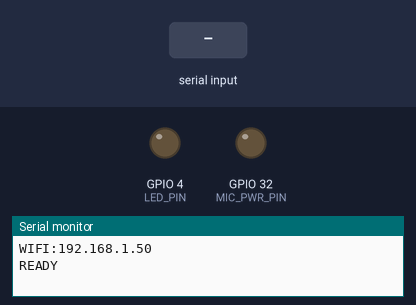
Recording of a sketch running on a simulated ESP32. Shown: output pins drawn as LEDs (lit = HIGH), the last lines printed to the serial monitor. Dashed ring = blinking. The test bench sets the inputs (shaded band). WiFi joins after 1.5 s; servers stay silent unless stated; I2S audio is not simulated (input reads silence); uploads are accepted with an empty reply.

Above: at 2.7 s.
2.8 s: "BLINK\n" received over Serial
At 2.9 s:
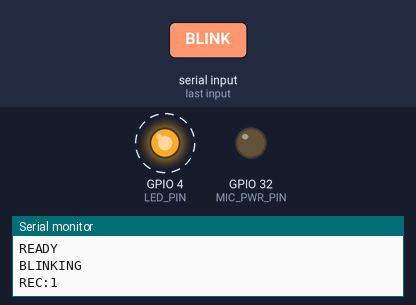
At 5.7 s:
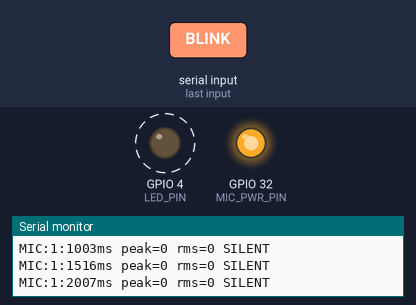
5.8 s: "DONT_BLINK\n" received over Serial
At 7.1 s:
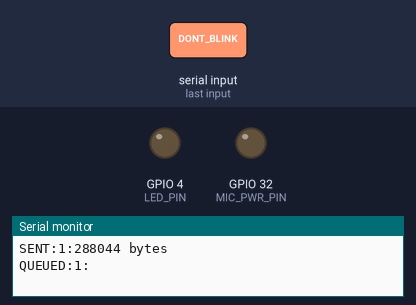
Timing chart, 0 to 8.8 s (numbered marks = the images above; inputs shaded):
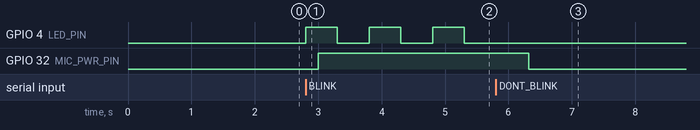

Measured:
- after the input at 2.8 s, GPIO 4 (LED_PIN): alternates HIGH for 0.50 s and LOW for 0.50 s, starting at once; GPIO 32 (MIC_PWR_PIN): LOW → HIGH after 0.20 s
- after the input at 5.8 s, GPIO 4 (LED_PIN): stops changing and stays LOW

The sketch:

birdnet_trigger.ino
```cpp
#include <WiFi.h>
#include <driver/i2s.h>

// ---------- WiFi / server ----------
const char* WIFI_SSID     = "Parashar";
const char* WIFI_PASSWORD = "getyourownwifi";
const char* SERVER_HOST   = "10.86.178.50";   // laptop's WiFi IP
const int   SERVER_PORT   = 5000;

// ---------- Pins ----------
const int LED_PIN     = 4;
const int MIC_PWR_PIN = 32;   // -> 10k -> BJT base
const int I2S_SCK     = 26;
const int I2S_WS      = 25;
const int I2S_SD      = 33;
const i2s_port_t I2S_PORT = I2S_NUM_0;

// ---------- Audio ----------
const uint32_t SAMPLE_RATE    = 48000;
const uint32_t RECORD_SECONDS = 3;
const uint32_t WARMUP_MS      = 250;   // mic start-up noise, thrown away
const int      GAIN_SHIFT     = 14;    // 16 = no gain, 14 = 4x louder
const uint32_t LOG_EVERY_MS   = 500;   // print a MIC level line this often while recording
const int32_t  SILENT_PEAK    = 20;    // peak below this = mic is giving nothing
const i2s_channel_fmt_t MIC_CHANNEL = I2S_CHANNEL_FMT_ONLY_LEFT;  // try ONLY_RIGHT if LEVEL is always 0

// ---------- Behaviour ----------
const unsigned long BLINK_MS    = 500;
const unsigned long COOLDOWN_MS = 15000;  // ignore new BLINKs for 15 s after a recording

volatile bool busy = false;
volatile unsigned long lastRecordEnd = 0;
int recCount = 0;
bool i2sInstalled = false;

bool blinking = false;
bool ledOn = false;
unsigned long lastToggle = 0;
String serialLine = "";

static int32_t i2sBuf[1024];
static int16_t pcmBuf[1024];

// ================= Helpers =================

String jsonValue(const String& json, const String& key) {
  int k = json.indexOf("\"" + key + "\"");
  if (k < 0) return "";
  int colon = json.indexOf(':', k);
  if (colon < 0) return "";
  int start = colon + 1;
  while (start < (int)json.length() && json[start] == ' ') start++;
  if (json[start] == '"') {
    int end = json.indexOf('"', start + 1);
    return json.substring(start + 1, end);
  }
  int end = start;
  while (end < (int)json.length() && json[end] != ',' && json[end] != '}') end++;
  return json.substring(start, end);
}

void connectWifi() {
  if (WiFi.status() == WL_CONNECTED) return;
  WiFi.mode(WIFI_STA);
  WiFi.setSleep(false);   // modem sleep stalls the upload long enough to drop I2S audio
  WiFi.begin(WIFI_SSID, WIFI_PASSWORD);
  unsigned long start = millis();
  while (WiFi.status() != WL_CONNECTED && millis() - start < 10000) delay(250);
  if (WiFi.status() == WL_CONNECTED) Serial.println("WIFI:" + WiFi.localIP().toString());
  else Serial.println("WIFI:FAILED");
}

void put16(uint8_t* p, uint16_t v) { p[0] = v; p[1] = v >> 8; }
void put32(uint8_t* p, uint32_t v) { p[0] = v; p[1] = v >> 8; p[2] = v >> 16; p[3] = v >> 24; }

void makeWavHeader(uint8_t* h, uint32_t dataBytes) {
  memcpy(h, "RIFF", 4);      put32(h + 4, 36 + dataBytes);
  memcpy(h + 8, "WAVE", 4);
  memcpy(h + 12, "fmt ", 4); put32(h + 16, 16);
  put16(h + 20, 1);                 // PCM
  put16(h + 22, 1);                 // mono
  put32(h + 24, SAMPLE_RATE);
  put32(h + 28, SAMPLE_RATE * 2);   // byte rate
  put16(h + 32, 2);                 // block align
  put16(h + 34, 16);                // bits per sample
  memcpy(h + 36, "data", 4); put32(h + 40, dataBytes);
}

// ================= Mic power + I2S =================

void micOff() {
  if (i2sInstalled) {
    i2s_driver_uninstall(I2S_PORT);
    i2sInstalled = false;
  }
  // Release the signal pins BEFORE cutting the mic's ground,
  // so the mic can't be back-powered through SCK/WS.
  pinMode(I2S_SCK, INPUT);
  pinMode(I2S_WS, INPUT);
  pinMode(I2S_SD, INPUT);
  digitalWrite(MIC_PWR_PIN, LOW);
}

bool micOn() {
  digitalWrite(MIC_PWR_PIN, HIGH);   // BJT on -> mic powered
  delay(50);

  i2s_config_t cfg = {};
  cfg.mode = (i2s_mode_t)(I2S_MODE_MASTER | I2S_MODE_RX);
  cfg.sample_rate = SAMPLE_RATE;
  cfg.bits_per_sample = I2S_BITS_PER_SAMPLE_32BIT;
  cfg.channel_format = MIC_CHANNEL;
  cfg.communication_format = I2S_COMM_FORMAT_STAND_I2S;
  cfg.dma_buf_count = 8;
  cfg.dma_buf_len = 1024;

  if (i2s_driver_install(I2S_PORT, &cfg, 0, NULL) != ESP_OK) { micOff(); return false; }
  i2sInstalled = true;

  i2s_pin_config_t pins = {};
  pins.mck_io_num   = I2S_PIN_NO_CHANGE;
  pins.bck_io_num   = I2S_SCK;
  pins.ws_io_num    = I2S_WS;
  pins.data_out_num = I2S_PIN_NO_CHANGE;
  pins.data_in_num  = I2S_SD;
  if (i2s_set_pin(I2S_PORT, &pins) != ESP_OK) { micOff(); return false; }

  i2s_zero_dma_buffer(I2S_PORT);

  // Throw away the start-up pop.
  uint32_t toDiscard = SAMPLE_RATE * WARMUP_MS / 1000;
  while (toDiscard > 0) {
    size_t br = 0;
    i2s_read(I2S_PORT, i2sBuf, sizeof(i2sBuf), &br, portMAX_DELAY);
    uint32_t got = br / 4;
    toDiscard -= (got < toDiscard) ? got : toDiscard;
  }
  return true;
}

// ================= HTTP =================

int readResponse(WiFiClient& client, String& body) {
  unsigned long start = millis();
  while (client.connected() && !client.available()) {
    if (millis() - start > 10000) return -5;   // server only saves the file, should be quick
    delay(10);
  }
  String status = client.readStringUntil('\n');      // "HTTP/1.1 200 OK"
  int code = status.length() >= 12 ? status.substring(9, 12).toInt() : -6;

  while (client.connected() || client.available()) {  // skip headers
    String h = client.readStringUntil('\n');
    if (h == "\r" || h.length() == 0) break;
  }
  start = millis();
  while ((client.connected() || client.available()) && millis() - start < 5000) {
    while (client.available()) body += (char)client.read();
    delay(5);
  }
  return code;
}

// Records audio and streams it straight to the server (never all in RAM).
// Returns HTTP status, or a negative number on failure (err says why).
int recordAndSend(int n, String& body, String& err) {
  WiFiClient client;
  if (!client.connect(SERVER_HOST, SERVER_PORT)) { err = "server unreachable"; return -1; }

  Serial.println("MIC:" + String(n) + ":ON");
  if (!micOn()) { err = "i2s start failed"; client.stop(); return -2; }

  const uint32_t dataBytes = RECORD_SECONDS * SAMPLE_RATE * 2;
  client.printf("POST /upload?n=%d HTTP/1.1\r\n", n);
  client.printf("Host: %s:%d\r\n", SERVER_HOST, SERVER_PORT);
  client.print("Content-Type: audio/wav\r\n");
  client.printf("Content-Length: %u\r\n", (unsigned)(dataBytes + 44));
  client.print("Connection: close\r\n\r\n");

  uint8_t header[44];
  makeWavHeader(header, dataBytes);
  client.write(header, 44);

  uint32_t sent = 0;
  int32_t peak = 0;
  // Level of the current LOG_EVERY_MS window, so you can see the mic react live.
  const uint32_t windowSamples = SAMPLE_RATE * LOG_EVERY_MS / 1000;
  uint32_t winCount = 0;
  int32_t winPeak = 0;
  double winSumSq = 0;
  unsigned long recStart = millis();
  while (sent < dataBytes) {
    size_t br = 0;
    i2s_read(I2S_PORT, i2sBuf, sizeof(i2sBuf), &br, portMAX_DELAY);
    uint32_t samples = br / 4;
    uint32_t remaining = (dataBytes - sent) / 2;
    if (samples > remaining) samples = remaining;

    for (uint32_t i = 0; i < samples; i++) {
      int32_t s = i2sBuf[i] >> GAIN_SHIFT;
      if (s > 32767) s = 32767;
      else if (s < -32768) s = -32768;
      pcmBuf[i] = (int16_t)s;
      if (abs(s) > peak) peak = abs(s);
      if (abs(s) > winPeak) winPeak = abs(s);
      winSumSq += (double)s * s;
      if (++winCount >= windowSamples) {
        int rms = (int)sqrt(winSumSq / winCount);
        Serial.printf("MIC:%d:%lums peak=%ld rms=%d%s\n", n, millis() - recStart,
                      (long)winPeak, rms, winPeak < SILENT_PEAK ? " SILENT" : "");
        winCount = 0; winPeak = 0; winSumSq = 0;
      }
    }
    size_t want = samples * 2;
    if (client.write((uint8_t*)pcmBuf, want) != want) {
      micOff(); client.stop();
      err = "upload failed"; return -3;
    }
    sent += want;
  }

  micOff();   // done recording
  Serial.println("MIC:" + String(n) + ":OFF");
  Serial.println("LEVEL:" + String(n) + ":" + String(peak));
  if (peak < SILENT_PEAK) Serial.println("MIC:" + String(n) + ":WARNING no sound - check wiring / MIC_CHANNEL");
  Serial.println("SENT:" + String(n) + ":" + String(sent + 44) + " bytes");

  int code = readResponse(client, body);
  client.stop();
  if (code < 0) err = "no reply from server";
  return code;
}

// ================= Recording task =================

void recordTask(void* param) {
  int n = (int)(intptr_t)param;
  connectWifi();

  // The server only queues the file; BirdNET runs later on the laptop.
  String line = "QUEUED:" + String(n) + ":";
  if (WiFi.status() != WL_CONNECTED) {
    line += "ERROR:no wifi";
  } else {
    String body, err;
    int code = recordAndSend(n, body, err);

    if (code == 200) {
      line += jsonValue(body, "queued");
    } else if (code < 0) {
      line += "ERROR:" + err;
    } else {
      line += "ERROR:http " + String(code);
    }
  }
  Serial.println(line);

  lastRecordEnd = millis();
  busy = false;
  vTaskDelete(NULL);
}

void startRecording() {
  if (busy) return;
  if (lastRecordEnd != 0 && millis() - lastRecordEnd < COOLDOWN_MS) return;
  busy = true;
  recCount++;
  Serial.println("REC:" + String(recCount));
  xTaskCreate(recordTask, "record", 8192, (void*)(intptr_t)recCount, 1, NULL);
}

// ================= Serial commands =================

void handleCommand(const String& cmd) {
  if (cmd == "BLINK") {
    blinking = true;
    lastToggle = millis();
    ledOn = true;
    digitalWrite(LED_PIN, HIGH);
    Serial.println("BLINKING");
    startRecording();
  } else if (cmd == "DONT_BLINK") {
    blinking = false;
    ledOn = false;
    digitalWrite(LED_PIN, LOW);
    Serial.println("STOPPED");
  }
}

void setup() {
  Serial.begin(115200);
  pinMode(LED_PIN, OUTPUT);
  digitalWrite(LED_PIN, LOW);
  pinMode(MIC_PWR_PIN, OUTPUT);
  micOff();               // mic starts unpowered, I2S pins released
  connectWifi();
  Serial.println("READY");
}

void loop() {
  while (Serial.available()) {
    char c = Serial.read();
    if (c == '\n' || c == '\r') {
      serialLine.trim();
      if (serialLine.length() > 0) handleCommand(serialLine);
      serialLine = "";
    } else {
      serialLine += c;
    }
  }

  if (blinking && millis() - lastToggle >= BLINK_MS) {
    lastToggle = millis();
    ledOn = !ledOn;
    digitalWrite(LED_PIN, ledOn ? HIGH : LOW);
  }
}
```
